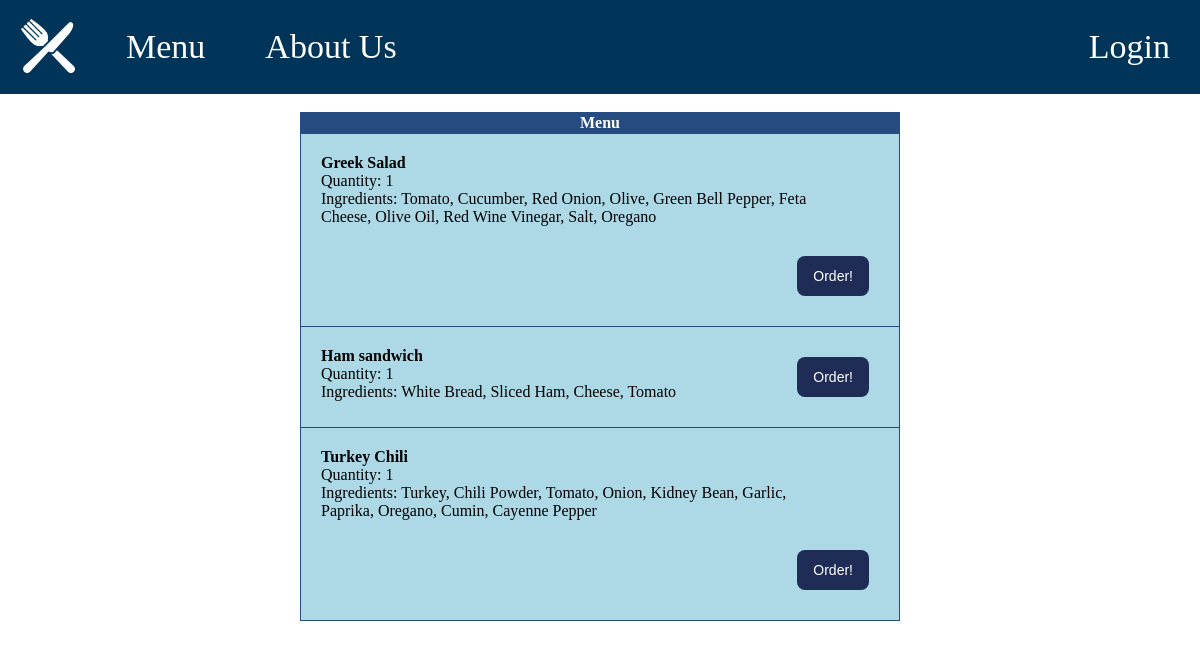
The page /DietaryManagement/menu.php on the database as committed earlier.
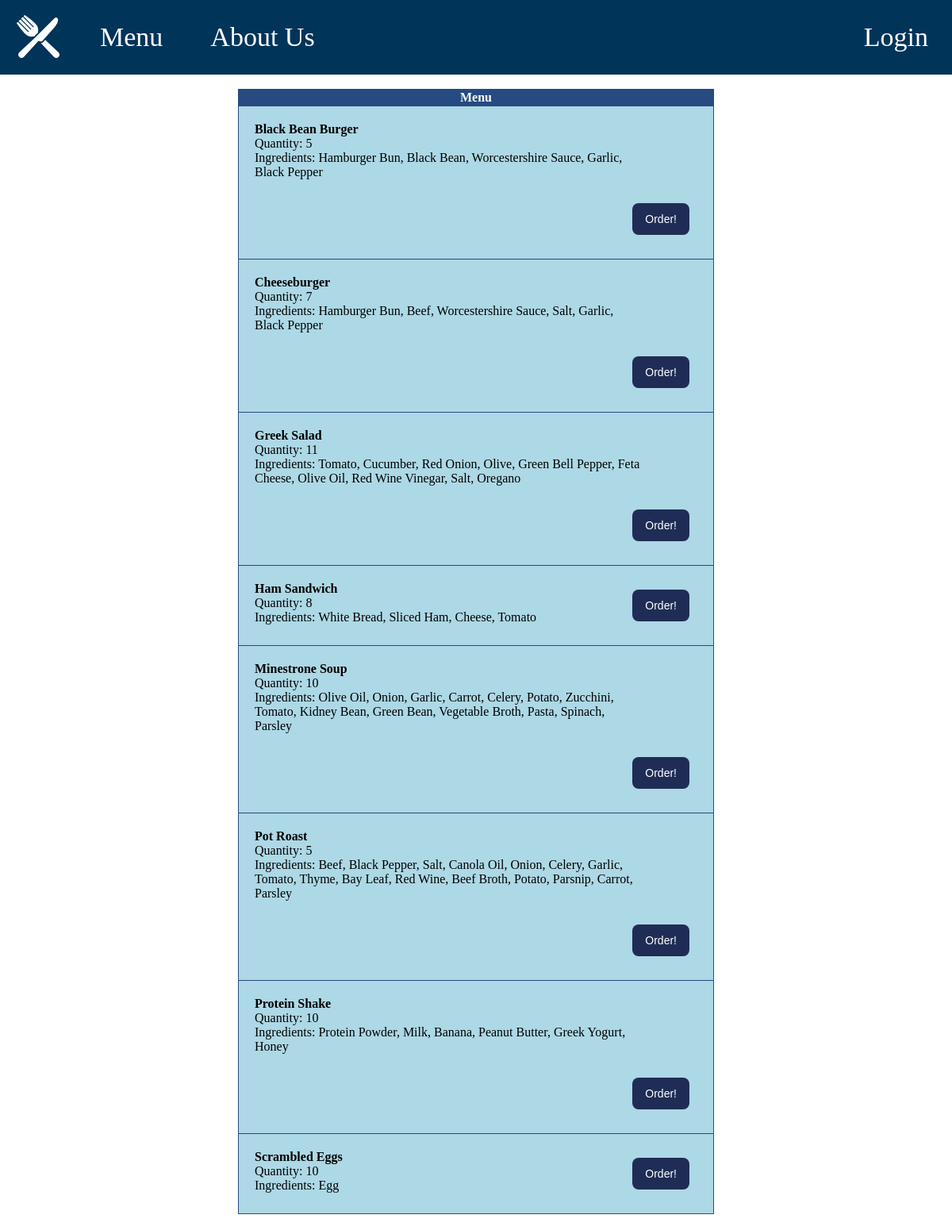
The same page on the database as committed later.
### tables this page shows
CREATE TABLE FOOD
(
	F_id			CHAR(20) NOT NULL,
    Customizable	BOOLEAN,    
    Prepared		INT,
	PRIMARY KEY (F_id)
);

### DietaryManagement/menu.php (the view, shortened to what this page needs)
<!DOCTYPE html>
<html>
<head>
    <link href="style.css" rel="stylesheet" type="text/css" />
</head>
<body>
    <ul id="nav">
        <li><a style="padding:2px 2px;" href="index.php" target="_self" fetchpriority="high"><img
                    src="Images/SpoonFork.png" style="height:60px;display:block;filter:brightness(0) invert(1);"></a>
        </li>
        <li><a href="menu.php" target="_self">Menu</a></li>
        <li><a href="about.html" target="_self">About Us</a></li>
        <li><a href="login.php" target="_self" style="float:right;">Login</a></li>
    </ul>
    <br>
    <?php
    $servername = "localhost";
    $user = "root";
    $pass = "";
    $database = "diet_management";
    $conn = new mysqli($servername, $user, $pass, $database);
    $sql = "SELECT F_id, Prepared FROM FOOD WHERE (Prepared>0);";
    $result = mysqli_query($conn, $sql);
    echo "<table style='margin-bottom:20px;'>";
    echo "<tr><th>Menu</th></tr>";
    while ($row = mysqli_fetch_assoc($result)) {
        echo "<tr>";
        echo "<td style='text-align:left;padding:10px;'><div class='column'><b>" . $row['F_id'] . "</b>";
        echo "Quantity: ". $row['Prepared'];
        echo "<br>Ingredients: ";
        $sql = "SELECT FI_Ingid FROM FOOD_INGREDIENT WHERE FI_Fid = '{$row['F_id']}';";
        $res = mysqli_query($conn, $sql);
        $size = mysqli_num_rows($res);
        $aList = [];
        while($r2 = mysqli_fetch_assoc($res)) {
            array_push($aList, $r2["FI_Ingid"]);
        }
        foreach($aList as $i => $x) {
            if($size != $i+1)
                echo $x. ", ";
            else
                echo $x;
        }
        echo "</div>";
        echo "<div class='column' style='float:right;'><form method='POST'><button type='submit' class='bttn' name='OrderFood' value='{$row['F_id']}' style='float:right;'>Order!</button></form></div></td>";
        echo "</tr>";
    }
  ?>
</body>
</html>

### DietaryManagement/style.css (style rules this page uses)
html, body { height: 100%; width: 100%; margin: 0; user-select: none; max-width: 100%; overflow-x: hidden; background-color: white; color: black; -ms-overflow-style: none; scrollbar-width: none; }
#nav { list-style-type: none; margin: 0; padding: 0; overflow: hidden; background-color: #003459; position: relative; width: 100%; font-size: 34px; display: block; text-align: center; min-width: 1080px; }
#nav li { width: auto; float: left; text-align: center; padding: 14px 16px; }
#nav li a { display: block; color: #FFFFFF; padding: 14px 14px; text-decoration: none; }
#nav li:last-child { float: right; }
table { width: 50%; }
table, table th, table td { border: 1px solid; border-collapse: collapse; border-color: rgb(37, 75, 128); background-color: lightblue; color: black; text-align: center; margin-left: auto; margin-right: auto; }
table th { background-color: rgb(37, 75, 128); color: white; }
.bttn { font-size: 14px; font-weight: 500; border-radius: 8px; border-style: none; line-height: 20px; padding: 10px 16px; text-align: center; vertical-align: baseline; margin: 10px; background-color: #1f2d56; color: white; }
.column { margin: 10px; display: inline-grid; max-width: 490px; ; }

Rows that differ between the two databases and show on the page:
removed food: F_id "Ham sandwich", Prepared "1", x "White Bread", x "Sliced Ham", x "Cheese", x "Tomato"
no longer on this page (row edited): food: F_id "Turkey Chili", Prepared "1", x "Turkey", x "Chili Powder", x "Tomato", x "Onion", x "Kidney Bean", x "Garlic", x "Paprika", x "Oregano", x "Cumin", x "Cayenne Pepper"
added food: F_id "Black Bean Burger", Prepared "5", x "Hamburger Bun", x "Black Bean", x "Worcestershire Sauce", x "Garlic", x "Black Pepper"
now on this page (row edited): food: F_id "Cheeseburger", Prepared "7", x "Hamburger Bun", x "Beef", x "Worcestershire Sauce", x "Salt", x "Garlic", x "Black Pepper"
changed food "Greek Salad": Prepared "1" → "11"
added food: F_id "Ham Sandwich", Prepared "8", x "White Bread", x "Sliced Ham", x "Cheese", x "Tomato"
added food: F_id "Minestrone Soup", Prepared "10", x "Olive Oil", x "Onion", x "Garlic", x "Carrot", x "Celery", x "Potato", x "Zucchini", x "Tomato", x "Kidney Bean", x "Green Bean", x "Vegetable Broth", x "Pasta", x "Spinach", x "Parsley"
now on this page (row edited): food: F_id "Pot Roast", Prepared "5", x "Beef", x "Black Pepper", x "Salt", x "Canola Oil", x "Onion", x "Celery", x "Garlic", x "Tomato", x "Thyme", x "Bay Leaf", x "Red Wine", x "Beef Broth", x "Potato", x "Parsnip", x "Carrot", x "Parsley"
added food: F_id "Protein Shake", Prepared "10", x "Protein Powder", x "Milk", x "Banana", x "Peanut Butter", x "Greek Yogurt", x "Honey"
added food: F_id "Scrambled Eggs", Prepared "10", x "Egg"
